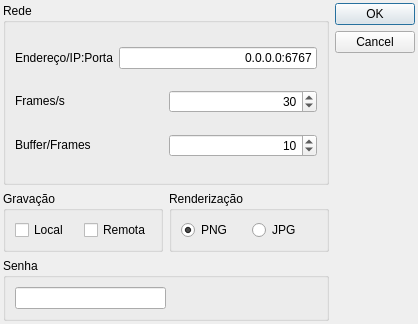
<?xml version="1.0" encoding="UTF-8"?>
<ui version="4.0">
 <class>Config</class>
 <widget class="QDialog" name="Config">
  <property name="windowModality">
   <enum>Qt::WindowModal</enum>
  </property>
  <property name="geometry">
   <rect>
    <x>0</x>
    <y>0</y>
    <width>418</width>
    <height>324</height>
   </rect>
  </property>
  <property name="windowTitle">
   <string>Configuração SDS</string>
  </property>
  <property name="windowOpacity">
   <double>1.000000000000000</double>
  </property>
  <property name="styleSheet">
   <string notr="true"/>
  </property>
  <layout class="QGridLayout" name="gridLayout_5">
   <property name="leftMargin">
    <number>3</number>
   </property>
   <property name="topMargin">
    <number>3</number>
   </property>
   <property name="rightMargin">
    <number>3</number>
   </property>
   <property name="bottomMargin">
    <number>3</number>
   </property>
   <item row="0" column="0">
    <widget class="QGroupBox" name="groupBox">
     <property name="title">
      <string>Rede</string>
     </property>
     <layout class="QGridLayout" name="gridLayout">
      <item row="0" column="0">
       <layout class="QHBoxLayout" name="horizontalLayout">
        <item>
         <widget class="QLabel" name="label">
          <property name="text">
           <string>Endereço/IP:Porta</string>
          </property>
         </widget>
        </item>
        <item>
         <widget class="QLineEdit" name="txtIp">
          <property name="text">
           <string>0.0.0.0:6767</string>
          </property>
          <property name="alignment">
           <set>Qt::AlignRight|Qt::AlignTrailing|Qt::AlignVCenter</set>
          </property>
         </widget>
        </item>
       </layout>
      </item>
      <item row="1" column="0">
       <layout class="QHBoxLayout" name="horizontalLayout_2">
        <item>
         <widget class="QLabel" name="label_2">
          <property name="maximumSize">
           <size>
            <width>16777215</width>
            <height>16</height>
           </size>
          </property>
          <property name="text">
           <string>Frames/s</string>
          </property>
         </widget>
        </item>
        <item>
         <widget class="QSpinBox" name="spinFrames">
          <property name="layoutDirection">
           <enum>Qt::LeftToRight</enum>
          </property>
          <property name="alignment">
           <set>Qt::AlignRight|Qt::AlignTrailing|Qt::AlignVCenter</set>
          </property>
          <property name="minimum">
           <number>10</number>
          </property>
          <property name="maximum">
           <number>60</number>
          </property>
          <property name="singleStep">
           <number>10</number>
          </property>
          <property name="value">
           <number>30</number>
          </property>
         </widget>
        </item>
       </layout>
      </item>
      <item row="2" column="0">
       <layout class="QHBoxLayout" name="horizontalLayout_3">
        <item>
         <widget class="QLabel" name="label_3">
          <property name="maximumSize">
           <size>
            <width>16777215</width>
            <height>16</height>
           </size>
          </property>
          <property name="text">
           <string>Buffer/Frames</string>
          </property>
         </widget>
        </item>
        <item>
         <widget class="QSpinBox" name="spinBuffer">
          <property name="layoutDirection">
           <enum>Qt::LeftToRight</enum>
          </property>
          <property name="alignment">
           <set>Qt::AlignRight|Qt::AlignTrailing|Qt::AlignVCenter</set>
          </property>
          <property name="minimum">
           <number>5</number>
          </property>
          <property name="maximum">
           <number>300</number>
          </property>
          <property name="singleStep">
           <number>5</number>
          </property>
          <property name="value">
           <number>10</number>
          </property>
         </widget>
        </item>
       </layout>
      </item>
     </layout>
    </widget>
   </item>
   <item row="0" column="1">
    <widget class="QDialogButtonBox" name="buttonBox">
     <property name="maximumSize">
      <size>
       <width>81</width>
       <height>16777215</height>
      </size>
     </property>
     <property name="orientation">
      <enum>Qt::Vertical</enum>
     </property>
     <property name="standardButtons">
      <set>QDialogButtonBox::Cancel|QDialogButtonBox::Ok</set>
     </property>
    </widget>
   </item>
   <item row="1" column="0">
    <layout class="QHBoxLayout" name="horizontalLayout_4">
     <item>
      <widget class="QGroupBox" name="groupBox_2">
       <property name="title">
        <string>Gravação</string>
       </property>
       <layout class="QGridLayout" name="gridLayout_2">
        <item row="0" column="0">
         <widget class="QCheckBox" name="chLocal">
          <property name="text">
           <string>Local</string>
          </property>
         </widget>
        </item>
        <item row="0" column="1">
         <widget class="QCheckBox" name="chRemota">
          <property name="text">
           <string>Remota</string>
          </property>
         </widget>
        </item>
       </layout>
      </widget>
     </item>
     <item>
      <widget class="QGroupBox" name="groupBox_4">
       <property name="title">
        <string>Renderização</string>
       </property>
       <layout class="QGridLayout" name="gridLayout_4">
        <item row="0" column="0">
         <widget class="QRadioButton" name="rdPNG">
          <property name="text">
           <string>PNG</string>
          </property>
          <property name="checked">
           <bool>true</bool>
          </property>
         </widget>
        </item>
        <item row="0" column="1">
         <widget class="QRadioButton" name="rdJPG">
          <property name="text">
           <string>JPG</string>
          </property>
         </widget>
        </item>
       </layout>
      </widget>
     </item>
    </layout>
   </item>
   <item row="2" column="0">
    <widget class="QGroupBox" name="groupBox_3">
     <property name="title">
      <string>Senha</string>
     </property>
     <layout class="QGridLayout" name="gridLayout_3">
      <item row="0" column="0">
       <widget class="QLineEdit" name="txtSenha">
        <property name="echoMode">
         <enum>QLineEdit::PasswordEchoOnEdit</enum>
        </property>
       </widget>
      </item>
      <item row="0" column="1">
       <spacer name="horizontalSpacer">
        <property name="orientation">
         <enum>Qt::Horizontal</enum>
        </property>
        <property name="sizeHint" stdset="0">
         <size>
          <width>40</width>
          <height>20</height>
         </size>
        </property>
       </spacer>
      </item>
     </layout>
    </widget>
   </item>
  </layout>
 </widget>
 <resources/>
 <connections>
  <connection>
   <sender>buttonBox</sender>
   <signal>accepted()</signal>
   <receiver>Config</receiver>
   <slot>accept()</slot>
   <hints>
    <hint type="sourcelabel">
     <x>248</x>
     <y>254</y>
    </hint>
    <hint type="destinationlabel">
     <x>157</x>
     <y>274</y>
    </hint>
   </hints>
  </connection>
  <connection>
   <sender>buttonBox</sender>
   <signal>rejected()</signal>
   <receiver>Config</receiver>
   <slot>reject()</slot>
   <hints>
    <hint type="sourcelabel">
     <x>316</x>
     <y>260</y>
    </hint>
    <hint type="destinationlabel">
     <x>286</x>
     <y>274</y>
    </hint>
   </hints>
  </connection>
 </connections>
</ui>
